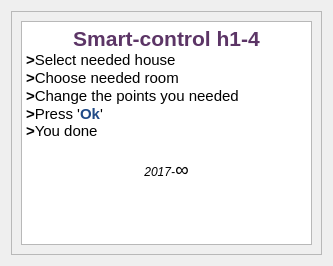
<?xml version="1.0" encoding="UTF-8"?>
<ui version="4.0">
 <class>Help</class>
 <widget class="QDialog" name="Help">
  <property name="geometry">
   <rect>
    <x>0</x>
    <y>0</y>
    <width>333</width>
    <height>266</height>
   </rect>
  </property>
  <property name="minimumSize">
   <size>
    <width>333</width>
    <height>266</height>
   </size>
  </property>
  <property name="maximumSize">
   <size>
    <width>333</width>
    <height>266</height>
   </size>
  </property>
  <property name="windowTitle">
   <string>Dialog</string>
  </property>
  <layout class="QVBoxLayout" name="verticalLayout">
   <item>
    <widget class="QScrollArea" name="scrollArea">
     <property name="widgetResizable">
      <bool>true</bool>
     </property>
     <widget class="QWidget" name="scrollAreaWidgetContents">
      <property name="geometry">
       <rect>
        <x>0</x>
        <y>0</y>
        <width>313</width>
        <height>246</height>
       </rect>
      </property>
      <layout class="QVBoxLayout" name="verticalLayout_2">
       <item>
        <widget class="QTextBrowser" name="textBrowser">
         <property name="html">
          <string>&lt;!DOCTYPE HTML PUBLIC &quot;-//W3C//DTD HTML 4.0//EN&quot; &quot;http://www.w3.org/TR/REC-html40/strict.dtd&quot;&gt;
&lt;html&gt;&lt;head&gt;&lt;meta name=&quot;qrichtext&quot; content=&quot;1&quot; /&gt;&lt;style type=&quot;text/css&quot;&gt;
p, li { white-space: pre-wrap; }
&lt;/style&gt;&lt;/head&gt;&lt;body style=&quot; font-family:'Ubuntu'; font-size:11pt; font-weight:400; font-style:normal;&quot;&gt;
&lt;p align=&quot;center&quot; style=&quot; margin-top:0px; margin-bottom:0px; margin-left:0px; margin-right:0px; -qt-block-indent:0; text-indent:0px;&quot;&gt;&lt;span style=&quot; font-size:16pt; font-weight:600; color:#5c3566;&quot;&gt;Smart-control h1-4&lt;/span&gt;&lt;/p&gt;
&lt;p style=&quot; margin-top:0px; margin-bottom:0px; margin-left:0px; margin-right:0px; -qt-block-indent:0; text-indent:0px;&quot;&gt;&lt;span style=&quot; font-weight:600;&quot;&gt;&amp;gt;&lt;/span&gt;Select needed house&lt;/p&gt;
&lt;p style=&quot; margin-top:0px; margin-bottom:0px; margin-left:0px; margin-right:0px; -qt-block-indent:0; text-indent:0px;&quot;&gt;&lt;span style=&quot; font-weight:600;&quot;&gt;&amp;gt;&lt;/span&gt;Choose needed room&lt;/p&gt;
&lt;p style=&quot; margin-top:0px; margin-bottom:0px; margin-left:0px; margin-right:0px; -qt-block-indent:0; text-indent:0px;&quot;&gt;&lt;span style=&quot; font-weight:600;&quot;&gt;&amp;gt;&lt;/span&gt;Change the points you needed&lt;/p&gt;
&lt;p style=&quot; margin-top:0px; margin-bottom:0px; margin-left:0px; margin-right:0px; -qt-block-indent:0; text-indent:0px;&quot;&gt;&lt;span style=&quot; font-weight:600;&quot;&gt;&amp;gt;&lt;/span&gt;Press '&lt;span style=&quot; font-weight:600; color:#204a87;&quot;&gt;Ok&lt;/span&gt;'&lt;br /&gt;&lt;span style=&quot; font-weight:600;&quot;&gt;&amp;gt;&lt;/span&gt;You done &lt;/p&gt;
&lt;p style=&quot;-qt-paragraph-type:empty; margin-top:0px; margin-bottom:0px; margin-left:0px; margin-right:0px; -qt-block-indent:0; text-indent:0px;&quot;&gt;&lt;br /&gt;&lt;/p&gt;
&lt;p align=&quot;center&quot; style=&quot; margin-top:0px; margin-bottom:0px; margin-left:0px; margin-right:0px; -qt-block-indent:0; text-indent:0px;&quot;&gt;&lt;span style=&quot; font-size:9pt; font-style:italic;&quot;&gt;2017-&lt;/span&gt;&lt;span style=&quot; font-size:14pt; font-style:italic;&quot;&gt;∞&lt;/span&gt;&lt;/p&gt;&lt;/body&gt;&lt;/html&gt;</string>
         </property>
        </widget>
       </item>
      </layout>
     </widget>
    </widget>
   </item>
  </layout>
 </widget>
 <resources/>
 <connections/>
</ui>
